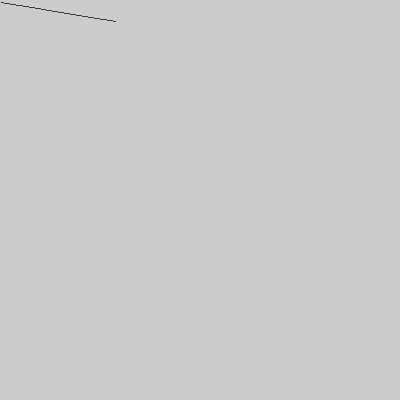
Frame 1 (no input)
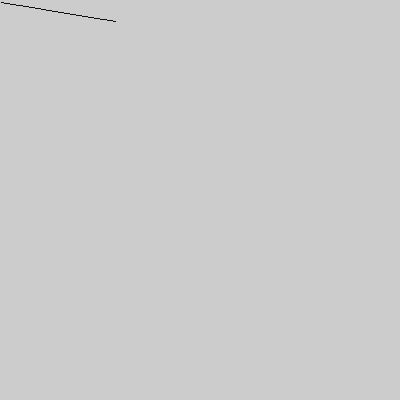
Frame 2 (the mouse pressed at the canvas centre, redrawn once)

The Processing sketch that drew these frames (run headless with seeded random() and noise(); the mouse was pressed at the canvas centre and the sketch redrawn once):

// Processing sketch: sketch_260303c
// ── sketch_260303c.pde
float ax=1,ay=2,m=1.0/6.0;
void  setup(){
  size(400,400);
}

void draw(){
  noLoop();
  float y=ay;
  for(float i=ax;i<116;i++){
    beginShape(POINTS);
     vertex(i,round(y));
    endShape();
    y+=m;
}
}
